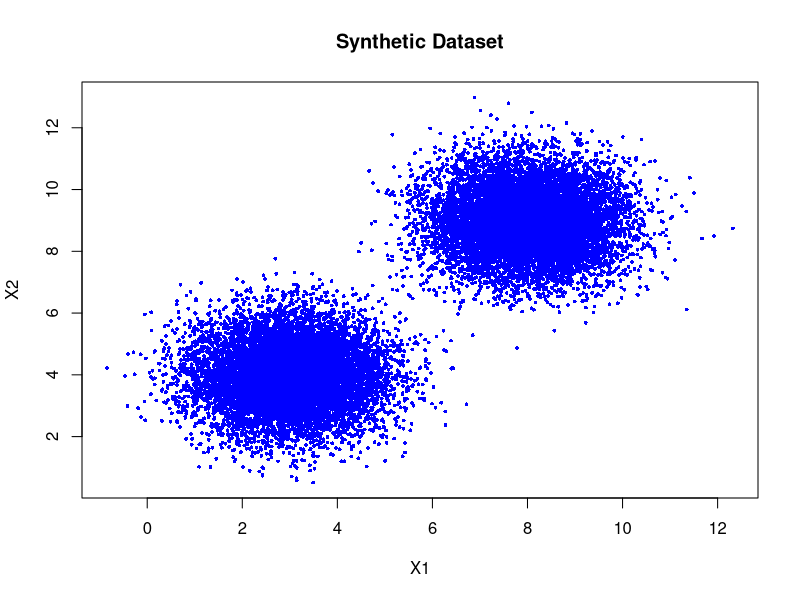
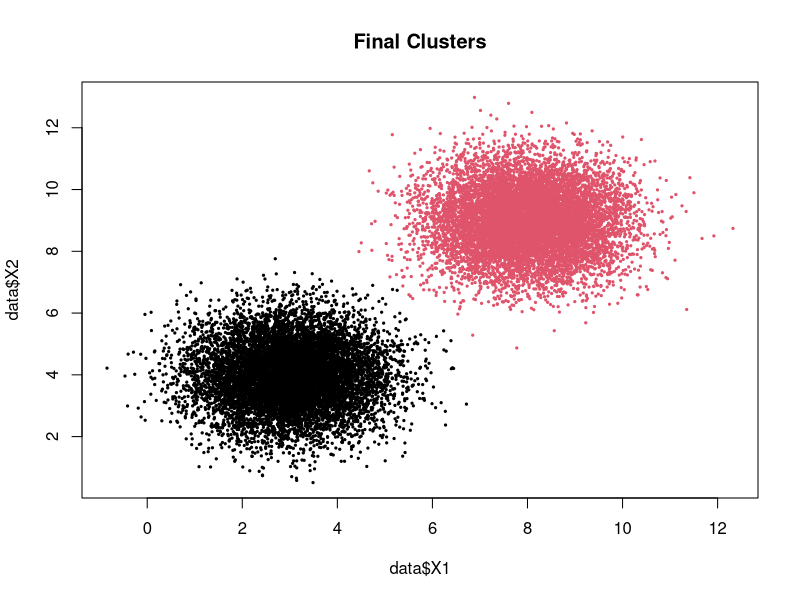
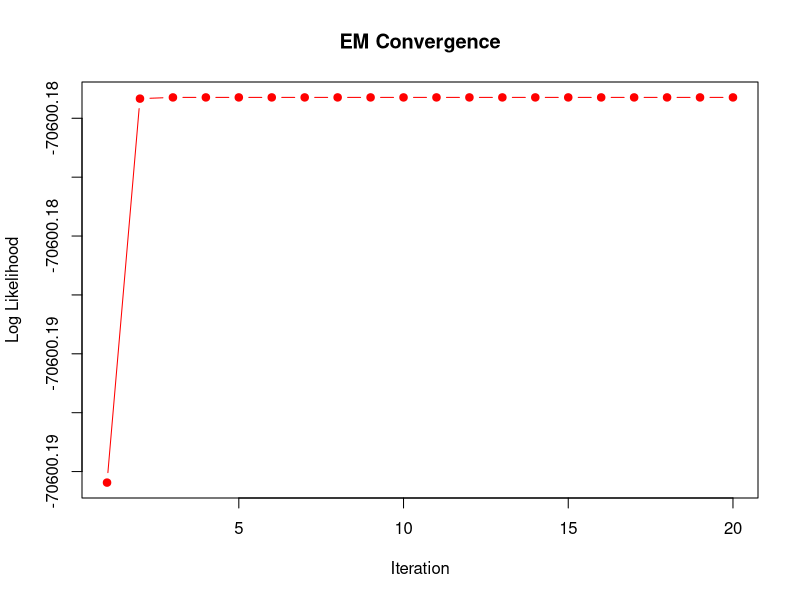

Write the R code that produced these figures, in order.
# Generate Synthetic Dataset

set.seed(123)

# Number of observations
n <- 20000

# Cluster 1 (10,000 points)
x1 <- rnorm(n/2, mean = 3, sd = 1)
y1 <- rnorm(n/2, mean = 4, sd = 1)

# Cluster 2 (10,000 points)
x2 <- rnorm(n/2, mean = 8, sd = 1)
y2 <- rnorm(n/2, mean = 9, sd = 1)

# Combine the clusters
X1 <- c(x1, x2)
X2 <- c(y1, y2)

# Create dataset
data <- data.frame(X1, X2)

# Save as CSV
write.csv(data, "synthetic_data.csv", row.names = FALSE)

# Display first 6 rows
head(data)

# Display total observations
nrow(data)

# Scatter Plot
plot(data$X1, data$X2,
     col = "blue",
     pch = 16,
     cex = 0.5,
     main = "Synthetic Dataset",
     xlab = "X1",
     ylab = "X2")

K <- 2

n <- nrow(data)

d <- ncol(data)

pi_k <- c(0.5,0.5)

means <- matrix(c(1,2,
                  9,10),
                nrow=K,
                byrow=TRUE)

cov1 <- diag(2)

cov2 <- diag(2)

covariances <- list(cov1,cov2)

print(pi_k)

print(means)

print(covariances)


gaussian_pdf <- function(x,mean,cov){

det_cov <- det(cov)

inv_cov <- solve(cov)

diff <- as.matrix(x)-matrix(mean,nrow=nrow(x),ncol=2,byrow=TRUE)

expo <- rowSums((diff%*%inv_cov)*diff)

density <- exp(-0.5*expo)/sqrt((2*pi)^2*det_cov)

return(density)

}


prob1 <- gaussian_pdf(data,
                      means[1,],
                      covariances[[1]])

prob2 <- gaussian_pdf(data,
                      means[2,],
                      covariances[[2]])


gamma1 <- pi_k[1]*prob1

gamma2 <- pi_k[2]*prob2

sum_gamma <- gamma1+gamma2

gamma1 <- gamma1/sum_gamma

gamma2 <- gamma2/sum_gamma

responsibility <- cbind(gamma1,gamma2)

head(responsibility)


head(rowSums(responsibility))

Nk <- colSums(responsibility)

pi_k <- Nk/n

print(pi_k)

mean1 <- colSums(data*gamma1)/Nk[1]

mean2 <- colSums(data*gamma2)/Nk[2]

means <- rbind(mean1,mean2)

print(means)

cov_update <- function(x,mean,gamma){

diff <- as.matrix(x)-matrix(mean,nrow=nrow(x),2,byrow=TRUE)

cov <- t(diff)%*%(diff*gamma)/sum(gamma)

return(cov)

}

covariances[[1]] <- cov_update(data,means[1,],gamma1)

covariances[[2]] <- cov_update(data,means[2,],gamma2)

print(covariances)

prob1 <- gaussian_pdf(data,
                      means[1,],
                      covariances[[1]])

prob2 <- gaussian_pdf(data,
                      means[2,],
                      covariances[[2]])

logLik <- sum(log(pi_k[1]*prob1+
                  pi_k[2]*prob2))

print(logLik)

log_history <- c()

for(iter in 1:20){

prob1 <- gaussian_pdf(data,
                      means[1,],
                      covariances[[1]])

prob2 <- gaussian_pdf(data,
                      means[2,],
                      covariances[[2]])

gamma1 <- pi_k[1]*prob1

gamma2 <- pi_k[2]*prob2

sum_gamma <- gamma1+gamma2

gamma1 <- gamma1/sum_gamma

gamma2 <- gamma2/sum_gamma

responsibility <- cbind(gamma1,gamma2)

Nk <- colSums(responsibility)

pi_k <- Nk/n

means[1,] <- colSums(data*gamma1)/Nk[1]

means[2,] <- colSums(data*gamma2)/Nk[2]

covariances[[1]] <- cov_update(data,
                               means[1,],
                               gamma1)

covariances[[2]] <- cov_update(data,
                               means[2,],
                               gamma2)

prob1 <- gaussian_pdf(data,
                      means[1,],
                      covariances[[1]])

prob2 <- gaussian_pdf(data,
                      means[2,],
                      covariances[[2]])

ll <- sum(log(pi_k[1]*prob1+
              pi_k[2]*prob2))

log_history <- c(log_history,ll)

cat("Iteration:",iter,
    " LogLik:",ll,"\n")

}

cluster <- apply(responsibility,1,which.max)

table(cluster)

png("Output/final_clusters.png")

plot(data$X1,
     data$X2,
     col=cluster,
     pch=19,
     cex=0.3,
     main="Final Clusters")

dev.off()

png("Output/log_likelihood.png")

plot(log_history,
     type="b",
     pch=19,
     col="red",
     xlab="Iteration",
     ylab="Log Likelihood",
     main="EM Convergence")

dev.off()

write.csv(data, "synthetic_data.csv", row.names = FALSE)
